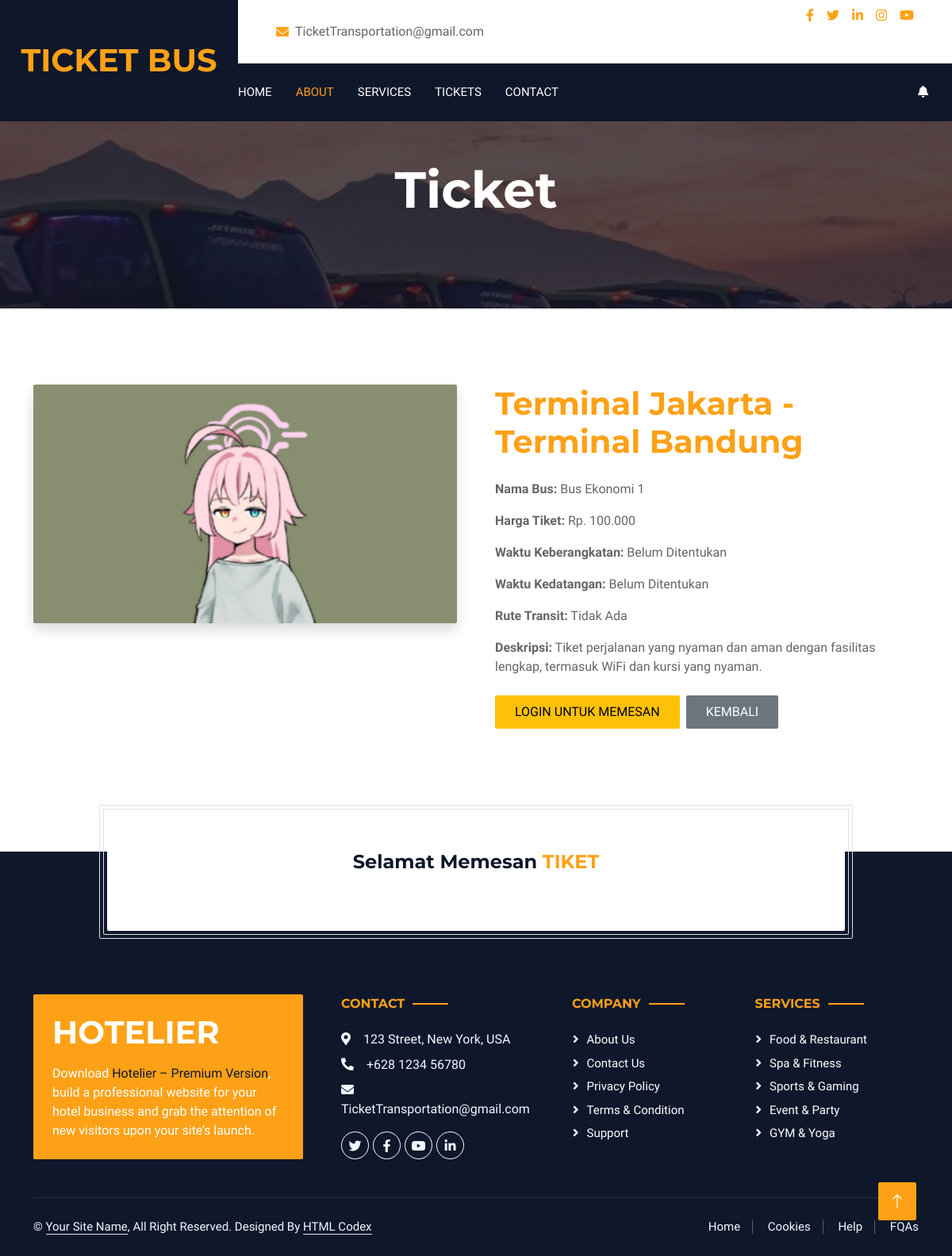
/public/views/detail.php?id_jadwal_bus=1, run on an earlier commit of the app's database.
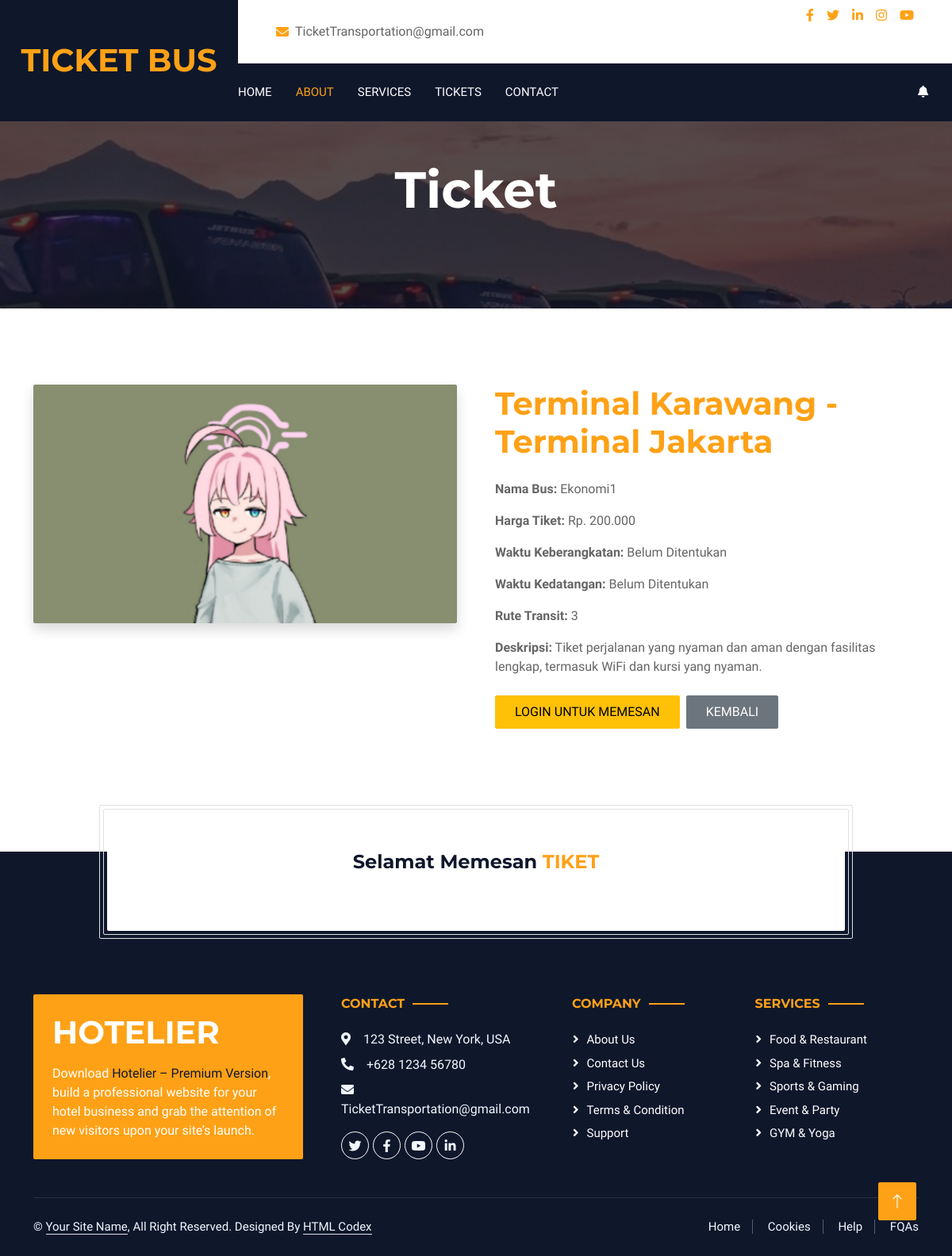
And on a later commit of the database.
### tables this page shows
CREATE TABLE `jadwal_bus` (
  `id_jadwal_bus` int NOT NULL,
  `id_bus` int NOT NULL,
  `rute_keberangkatan` int NOT NULL,
  `rute_transit` int DEFAULT NULL,
  `rute_tujuan` int NOT NULL,
  `harga` decimal(10,2) NOT NULL,
  `datetime_keberangkatan` datetime NOT NULL,
  `datetime_sampai` datetime NOT NULL
);

CREATE TABLE `terminal` (
  `id_terminal` int NOT NULL,
  `lokasi_terminal` varchar(255) NOT NULL,
  `nama_terminal` varchar(100) NOT NULL
);

CREATE TABLE `bus` (
  `id_bus` int NOT NULL,
  `gambar` varchar(255) DEFAULT NULL,
  `nama` varchar(100) NOT NULL,
  `tipe` enum('ekonomi','vip','vvip') NOT NULL,
  `deskripsi` text,
  `kapasitas` int NOT NULL
);

### public/views/detail.php (the view, shortened to what this page needs)
<?php
require_once $_SERVER['DOCUMENT_ROOT'] . '/TiketTransportasiOnline/database/db_connection.php';
$id_jadwal_bus = $_GET['id_jadwal_bus'];
try {
    $stmt = $pdo->prepare("SELECT jb.*, b.nama AS nama_bus, b.gambar AS gambar_bus,
                            t1.nama_terminal AS rute_keberangkatan, t2.nama_terminal AS rute_tujuan
                       FROM jadwal_bus jb
                       JOIN bus b ON jb.id_bus = b.id_bus
                       LEFT JOIN terminal t1 ON jb.rute_keberangkatan = t1.id_terminal
                       LEFT JOIN terminal t2 ON jb.rute_tujuan = t2.id_terminal
                       WHERE jb.id_jadwal_bus = :id_jadwal_bus");
    $stmt->execute(['id_jadwal_bus' => $id_jadwal_bus]);
    $tiket = $stmt->fetch(PDO::FETCH_ASSOC);
} catch (PDOException $e) {
    echo "Error: " . $e->getMessage();
    exit;
}
?>
<!DOCTYPE html>
<html lang="en">
<head>
    <link href="https://cdnjs.cloudflare.com/ajax/libs/font-awesome/5.15.4/css/all.min.css" rel="stylesheet" />
    <link href="https://cdn.jsdelivr.net/npm/bootstrap-icons@1.4.1/font/bootstrap-icons.css" rel="stylesheet" />
    <link href="../landing/lib/animate/animate.min.css" rel="stylesheet" />
    <link href="../landing/lib/owlcarousel/assets/owl.carousel.min.css" rel="stylesheet" />
    <link href="../landing/css/tempusdominus-bootstrap-4.min.css" rel="stylesheet" />
    <link href="../landing/css/bootstrap.min.css" rel="stylesheet" />
    <link href="../landing/css/style.css" rel="stylesheet" />
</head>
<body>
    <div class="container-xxl bg-white p-0">
        <div class="container-fluid bg-dark px-0">
            <div class="row gx-0">
                <div class="col-lg-3 bg-dark d-none d-lg-block">
                    <a href="../../index.php"
                        class="navbar-brand w-100 h-100 m-0 p-0 d-flex align-items-center justify-content-center">
                        <h1 class="m-0 text-primary text-uppercase">Ticket Bus</h1>
                    </a>
                </div>
                <div class="col-lg-9">
                    <div class="row gx-0 bg-white d-none d-lg-flex">
                        <div class="col-lg-7 px-5 text-start">
                            <div class="h-100 d-inline-flex align-items-center py-2 me-4">
                                <i class="fa fa-envelope text-primary me-2"></i>
                                <p class="mb-0">TicketTransportation@gmail.com</p>
                            </div>
                            <div class="h-100 d-inline-flex align-items-center py-2">
                                <p class="mb-0">+628 1234 5678</p>
                            </div>
                        </div>
                        <div class="col-lg-5 px-5 text-end">
                            <div class="d-inline-flex align-items-center py-2">
                                <a class="me-3" href=""><i class="fab fa-facebook-f"></i></a>
                                <a class="me-3" href=""><i class="fab fa-twitter"></i></a>
                                <a class="me-3" href=""><i class="fab fa-linkedin-in"></i></a>
                                <a class="me-3" href=""><i class="fab fa-instagram"></i></a>
                                <a class="" href=""><i class="fab fa-youtube"></i></a>
                            </div>
                        </div>
                    </div>
                    <nav class="navbar navbar-expand-lg bg-dark navbar-dark p-3 p-lg-0">
                        <div class="collapse navbar-collapse justify-content-between" id="navbarCollapse">
                            <div class="navbar-nav mr-auto py-0">
                                <a href="../../index.php" class="nav-item nav-link">Home</a>
                                <a href="about.php" class="nav-item nav-link active">About</a>
                                <a href="service.php" class="nav-item nav-link">Services</a>
                                <a href="tiket.php" class="nav-item nav-link">Tickets</a>
                                <a href="contact.php" class="nav-item nav-link">Contact</a>
                            </div>
                            <div class="navbar-nav ml-auto py-0">
                                <a href="pesan.php" class="nav-item nav-link position-relative">
                                    <i class="fa fa-bell text-white"></i>
                                </a>
                            </div>
                        </div>
                    </nav>
                </div>
            </div>
        </div>
        <div class="container-fluid page-header mb-5 p-0" style="background-image: url(img/carousel-1.jpg)">
            <div class="container-fluid page-header-inner py-5">
                <div class="container text-center pb-5">
                    <h1 class="display-3 text-white mb-3 animated slideInDown">
                        Ticket
                    </h1>
                </div>
            </div>
        </div>
        <div class="container-xxl py-5">
            <div class="container">
                <div class="row g-5">
                    <div class="col-lg-6">
                        <div class="rounded shadow">
                            <img class="img-fluid rounded"
                                src="<?= !empty($tiket['gambar']) ? '../gambar/bus/' . htmlspecialchars($tiket['gambar']) : '../gambar/bus/default.jpg'; ?>"
                                alt="Bus Image">
                        </div>
                    </div>
                    <div class="col-lg-6">
                        <div class="detail-content">
                            <h1 class="text-primary mb-4">
                                <?= htmlspecialchars($tiket['rute_keberangkatan']) . ' - ' . htmlspecialchars($tiket['rute_tujuan']); ?>
                            </h1>
                            <p class="mb-3"><strong>Nama Bus:</strong>
                                <?= htmlspecialchars($tiket['nama_bus'] ?? 'Tidak Diketahui'); ?>
                            </p>
                            <p class="mb-3"><strong>Harga Tiket:</strong> Rp.
                                <?= number_format($tiket['harga'] ?? 0, 0, ',', '.'); ?>
                            </p>
                            <p class="mb-3"><strong>Waktu Keberangkatan:</strong>
                                <?= isset($tiket['waktu_keberangkatan'])
                                    ? date('d M Y H:i', strtotime($tiket['waktu_keberangkatan']))
                                    : 'Belum Ditentukan'; ?>
                            </p>
                            <p class="mb-3"><strong>Waktu Kedatangan:</strong>
                                <?= isset($tiket['waktu_kedatangan'])
                                    ? date('d M Y H:i', strtotime($tiket['waktu_kedatangan']))
                                    : 'Belum Ditentukan'; ?>
                            </p>
                            <p class="mb-3"><strong>Rute Transit:</strong>
                                <?= !empty($tiket['rute_transit']) ? htmlspecialchars($tiket['rute_transit']) : 'Tidak Ada'; ?>
                            </p>
                            <p class="mb-4"><strong>Deskripsi:</strong> Tiket perjalanan yang nyaman dan aman dengan
                                fasilitas
                                lengkap, termasuk WiFi dan kursi yang nyaman.</p>
                            <div class="d-flex">
                                <?php if (isset($_SESSION['user'])): ?>
                                    <button class="btn btn-primary rounded py-2 px-4 me-2" data-bs-toggle="modal"
                                        data-bs-target="#confirmModal"
                                        data-id-jadwal="<?= htmlspecialchars($tiket['id_jadwal_bus'] ?? '#') ?>">
                                        Pesan Tiket
                                    </button>
                                <?php else: ?>
                                    <a href="/TiketTransportasiOnline/public/register/login.php"
                                        class="btn btn-warning rounded py-2 px-4 me-2">
                                        Login untuk Memesan
                                    </a>
                                <?php endif; ?>
                                <a href="tiket.php" class="btn btn-secondary rounded py-2 px-4">Kembali</a>
                            </div>
                        </div>
                    </div>
                </div>
            </div>
        </div>
        <div class="container newsletter mt-5 wow fadeIn" data-wow-delay="0.1s">
            <div class="row justify-content-center">
                <div class="col-lg-10 border rounded p-1">
                    <div class="border rounded text-center p-1">
                        <div class="bg-white rounded text-center p-5">
                            <h4 class="mb-4">
                                Selamat Memesan
                                <span class="text-primary text-uppercase">Tiket</span>
                            </h4>
                        </div>
                    </div>
                </div>
            </div>
        </div>
        <div class="container-fluid bg-dark text-light footer wow fadeIn" data-wow-delay="0.1s">
            <div class="container pb-5">
                <div class="row g-5">
                    <div class="col-md-6 col-lg-4">
                        <div class="bg-primary rounded p-4">
                            <a href="index.html">
                                <h1 class="text-white text-uppercase mb-3">Hotelier</h1>
                            </a>
                            <p class="text-white mb-0">
                                Download
                                <a class="text-dark fw-medium"
                                    href="https://htmlcodex.com/hotel-html-template-pro">Hotelier – Premium
                                    Version</a>, build a professional website for your hotel business and
                                grab the attention of new visitors upon your site’s launch.
                            </p>
                        </div>
                    </div>
                    <div class="col-md-6 col-lg-3">
                        <h6 class="section-title text-start text-primary text-uppercase mb-4">
                            Contact
                        </h6>
                        <p class="mb-2">
                            <i class="fa fa-map-marker-alt me-3"></i>123 Street, New York,
                            USA
                        </p>
                        <p class="mb-2">
                            <i class="fa fa-phone-alt me-3"></i>+628 1234 56780
                        </p>
                        <p class="mb-2">
                            <i class="fa fa-envelope me-3"></i>TicketTransportation@gmail.com
                        </p>
                        <div class="d-flex pt-2">
                            <a class="btn btn-outline-light btn-social" href=""><i class="fab fa-twitter"></i></a>
                            <a class="btn btn-outline-light btn-social" href=""><i class="fab fa-facebook-f"></i></a>
                            <a class="btn btn-outline-light btn-social" href=""><i class="fab fa-youtube"></i></a>
                            <a class="btn btn-outline-light btn-social" href=""><i class="fab fa-linkedin-in"></i></a>
                        </div>
                    </div>
                    <div class="col-lg-5 col-md-12">
                        <div class="row gy-5 g-4">
                            <div class="col-md-6">
                                <h6 class="section-title text-start text-primary text-uppercase mb-4">
                                    Company
                                </h6>
                                <a class="btn btn-link" href="">About Us</a>
                                <a class="btn btn-link" href="">Contact Us</a>
                                <a class="btn btn-link" href="">Privacy Policy</a>
                                <a class="btn btn-link" href="">Terms & Condition</a>
                                <a class="btn btn-link" href="">Support</a>
                            </div>
                            <div class="col-md-6">
                                <h6 class="section-title text-start text-primary text-uppercase mb-4">
                                    Services
                                </h6>
                                <a class="btn btn-link" href="">Food & Restaurant</a>
                                <a class="btn btn-link" href="">Spa & Fitness</a>
                                <a class="btn btn-link" href="">Sports & Gaming</a>
                                <a class="btn btn-link" href="">Event & Party</a>
                                <a class="btn btn-link" href="">GYM & Yoga</a>
                            </div>
                        </div>
                    </div>
                </div>
            </div>
            <div class="container">
                <div class="copyright">
                    <div class="row">
                        <div class="col-md-6 text-center text-md-start mb-3 mb-md-0">
                            &copy; <a class="border-bottom" href="#">Your Site Name</a>, All
                            Right Reserved.
                            Designed By
                            <a class="border-bottom" href="https://htmlcodex.com">HTML Codex</a>
                        </div>
                        <div class="col-md-6 text-center text-md-end">
                            <div class="footer-menu">
                                <a href="">Home</a>
                                <a href="">Cookies</a>
                                <a href="">Help</a>
                                <a href="">FQAs</a>
                            </div>
                        </div>
                    </div>
                </div>
            </div>
        </div>
        <a href="#" class="btn btn-lg btn-primary btn-lg-square back-to-top"><i class="bi bi-arrow-up"></i></a>
    </div>
</body>
</html>

What changed in the data, as far as the page shows it:
changed jadwal_bus "Terminal Jakarta": rute_keberangkatan.nama_terminal "Terminal Jakarta" → "Terminal Karawang"; rute_tujuan.nama_terminal "Terminal Bandung" → "Terminal Jakarta"; id_bus.nama "Bus Ekonomi 1" → "Ekonomi1"; harga "100.000" → "200.000"; rute_transit (not shown) → "3"
Also different on the page:
text no longer shown: "Tidak Ada"
